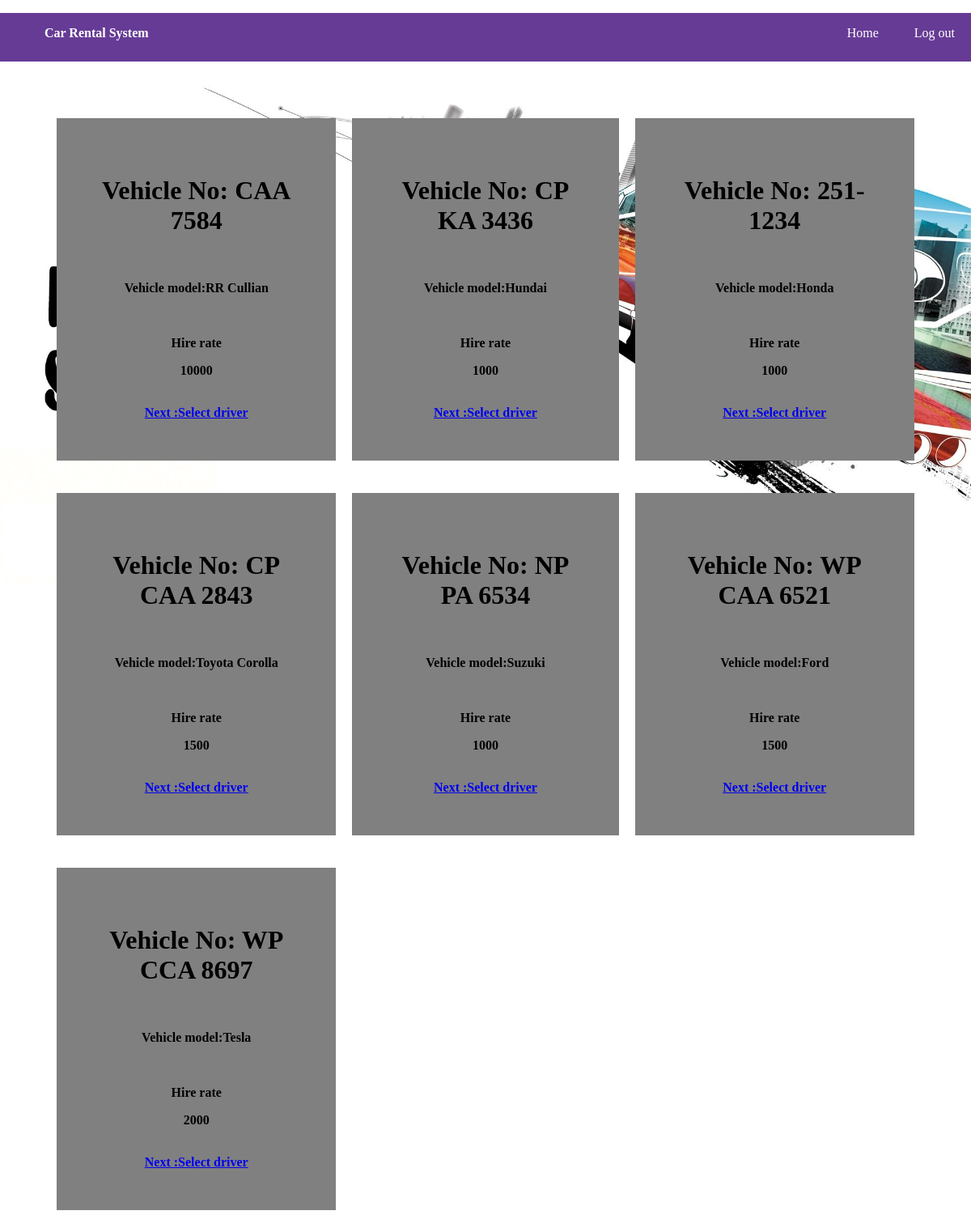
/Codes/home.php (signed in), run on the app's committed database.
### tables this page shows
CREATE TABLE IF NOT EXISTS `car` (
  `id` int(10) NOT NULL AUTO_INCREMENT,
  `hire_rate` int(10) NOT NULL,
  `no_plate` varchar(20) NOT NULL,
  `model` varchar(20) NOT NULL,
  `availability` varchar(15) NOT NULL,
  PRIMARY KEY (`id`),
  UNIQUE KEY `car_ix` (`id`)
);

### Codes/home.php (the view, shortened to what this page needs)
<?php
	include "database.php";
?>
<!DOCTYPE html>
<html>
<head>
	<link rel="stylesheet" a href="css\style.css">
	<?php include"navbar.php";?>
</head>
<body>
<table >
						<?php
							$s="select * from car where availability='available'";
							$res=$db->query($s);
							if($res->num_rows>0)
							{
								while($r=$res->fetch_assoc())
								{
									echo"
									<th style='background-color:grey;'>
										<div class='zoom'>
                                      <h1>Vehicle No: {$r["no_plate"]} </h1></div> <br>
                                      <div class='zoom'> <p>Vehicle model:{$r["model"]}</p></div> <br>
									  <div class='zoom'><p>Hire rate</p>
	                                   <p>{$r["hire_rate"]}</p></div><br>
									   <div class='zoom'>
									   <a href='driver.php?car_id={$r["id"]}&customer_id={$_SESSION["id"]}'>Next :Select driver </a>
                                         </div>
									</th>";
								}
							}
							else
							{
								echo "No Record Found";
							}
						?>
					</table>
</body>
</html>

### Codes/navbar.php (shortened to what this page needs)
<div class="navbar">
			<ul class="list">
				<b style="color:white;float:left;line-height:50px;margin-left:15px;font-family:Cooper Black;">
				Car Rental System</b>
			<?php
				if(isset($_SESSION["id"]))
				{
					echo'
						<li><a href="home.php">Home</a></li>
				<li><a href="logout.php">Log out</a></li>
					';
				}
			?>
			</ul>
		</div>

### Codes/css/style.css (style rules this page uses)
body { margin: 0 auto; background-image: url("../img/car1.jpg"); background-repeat: no-repeat; background-size: 100% 720px; }
.navbar { background:#663b95; height:60px; width:100%; }
.list { list-style:none; text-align:right; }
.list li { display:inline; }
.list li a { text-decoration:none; color:white; line-height:50px; padding:20px; }

### Codes/home.php (style rules this page uses)
table, th, td { padding: 50px; background-color: url("/graphics/background-fabric.jpg"); }
table { border-spacing: 20px; }
.zoom { transition: transform .2s; }

### data on the page
car: no_plate "CAA 7584", model "RR Cullian", hire_rate "10000"
car: no_plate "CP KA 3436", model "Hundai", hire_rate "1000"
car: no_plate "251-1234", model "Honda", hire_rate "1000"
car: no_plate "CP CAA 2843", model "Toyota Corolla", hire_rate "1500"
car: no_plate "NP PA 6534", model "Suzuki", hire_rate "1000"
car: no_plate "WP CAA 6521", model "Ford", hire_rate "1500"
car: no_plate "WP CCA 8697", model "Tesla", hire_rate "2000"
